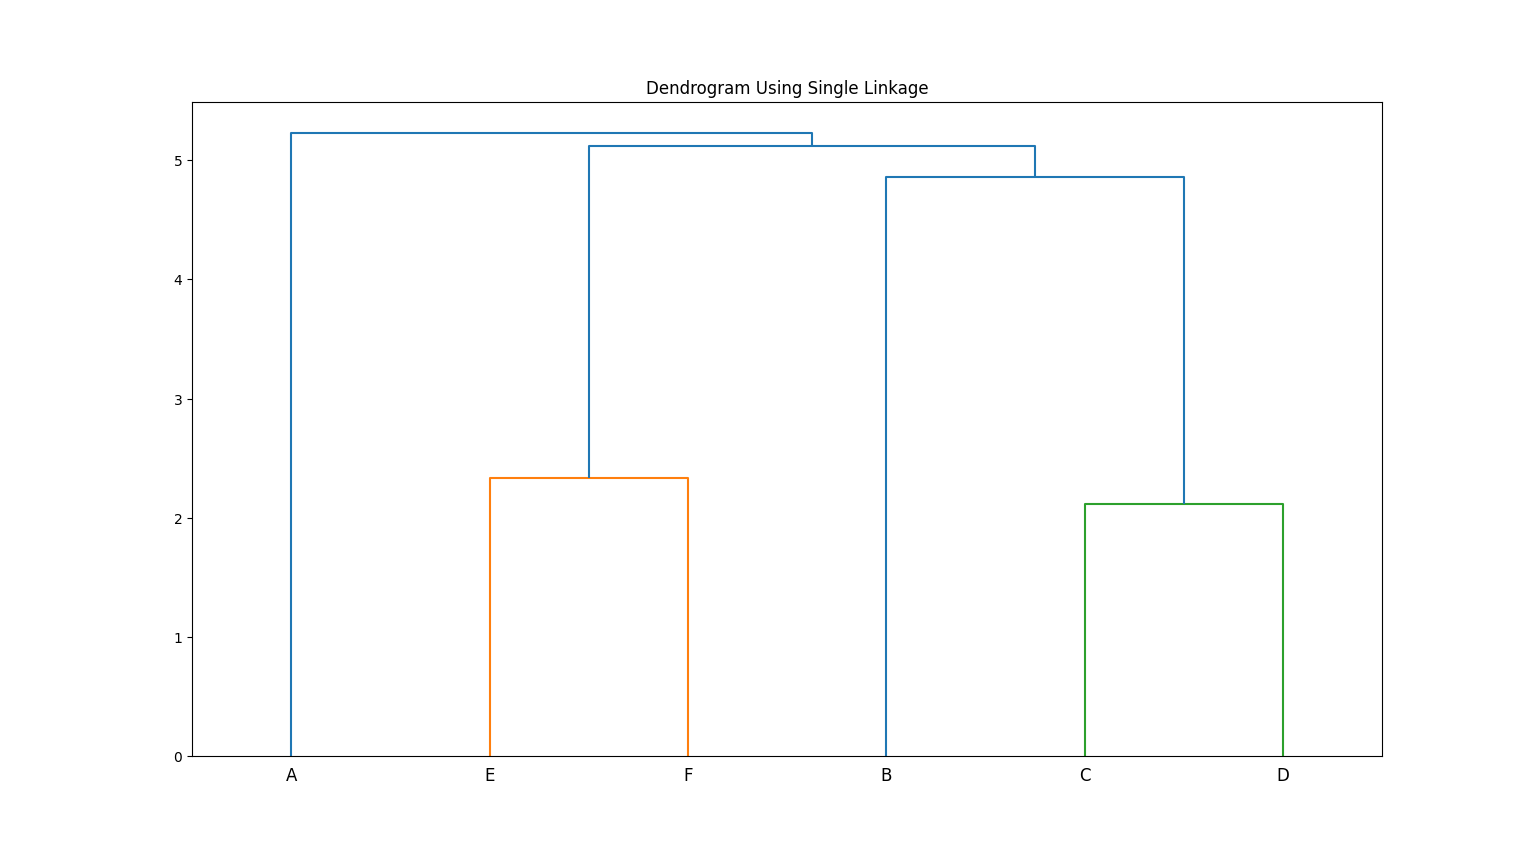

This chart was generated by the following Python code:
import pandas as pd
from scipy.spatial import distance_matrix
from scipy.cluster.hierarchy import dendrogram, linkage
import matplotlib.pyplot as plt
data = [[1, 1], [2, 3], [3, 5],[4,5],[6,6],[7,5]]
points=["A","B","C","D","E","F"]
df = pd.DataFrame(data, columns=['xcord', 'ycord'],index=points)
ytdist=pd.DataFrame(distance_matrix(df.values, df.values), index=df.index, columns=df.index)
linkage_matrix = linkage(ytdist, "single")
dendrogram(linkage_matrix, labels=["A", "B", "C","D","E","F"])
plt.title("Dendrogram Using Single Linkage")
plt.show()
